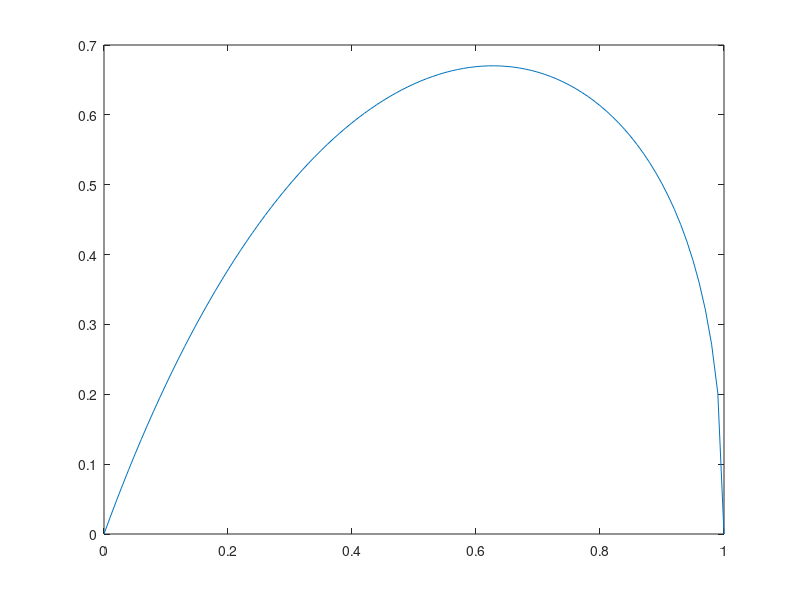

Write the MATLAB code that produced this figure.


K = 0:0.01:1;
T = 0.1;

alph_M = (1+K./sqrt(1-K.^2));
lT_m = 1-K./3;
eps_M = alph_M.*T.*(T+4)./lT_m;

% eps = max(1,eps_M);
eps = eps_M;

coeff = K./eps;

figure
plot(K,coeff)